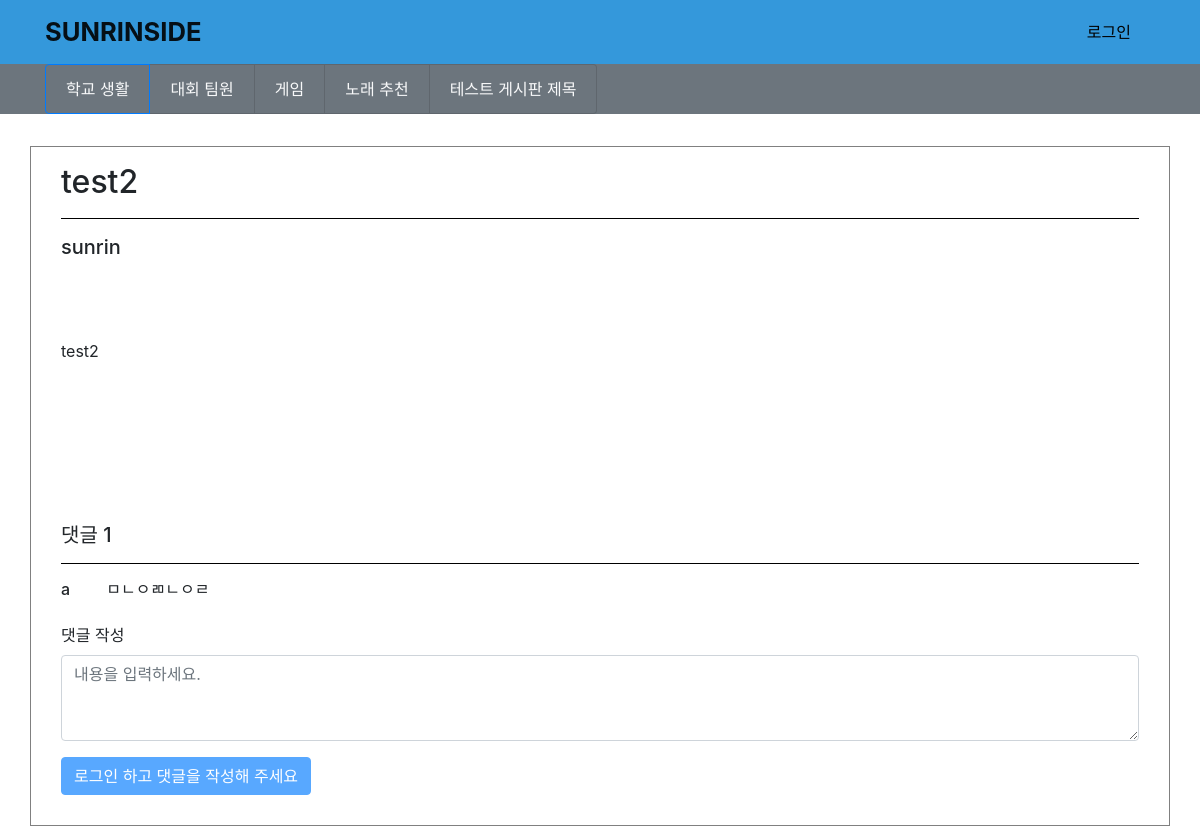
The app's page /1/3/ with its own data.
### bbs/models.py (models this page shows, shortened)
class Board(models.Model):
  creator = models.ForeignKey(auth.get_user_model(), on_delete=models.CASCADE)
  title = models.CharField(max_length=100)
  description = models.CharField(max_length=200)
  created_date = models.DateTimeField(default=timezone.now)

class Article(models.Model):
  author = models.ForeignKey(auth.get_user_model(), on_delete=models.CASCADE)
  board = models.ForeignKey(Board, on_delete=models.CASCADE)
  title = models.CharField(max_length=100)
  text = models.CharField(max_length=1000)
  created_date = models.DateTimeField(default=timezone.now)

class Comment(models.Model):
  author = models.ForeignKey(auth.get_user_model(), on_delete=models.CASCADE)
  article = models.ForeignKey(Article, on_delete=models.CASCADE)
  text = models.CharField(max_length=200)
  created_date = models.DateTimeField(default=timezone.now)

### bbs/views.py (the view)
# urls.py: path('<int:board_id>/<int:article_id>/', bbs.views.article, name='article'),
def article(request, board_id, article_id):
  if request.method == "GET":
    article = Article.objects.filter(id=article_id)[0]
    comments = Comment.objects.filter(article=article)
    context = { 'article': article, 'comments': comments, 'boards': Board.objects.order_by('id'), 'board_id': board_id }
    return render(request, 'article.html', context)

### templates/article.html (shortened to what this page needs)
<!DOCTYPE html>
<html lang="en" style="height: 100%;">
<head>
    <link rel="stylesheet" href="https://stackpath.bootstrapcdn.com/bootstrap/4.3.1/css/bootstrap.min.css"
>
</head>
<body style="height: 100%">
    <nav class="navbar navbar-expand-lg navbar-light" style="background-color: rgb(52, 152, 219);">
        <div class="container">
            <a class="navbar-brand" href="/" style="font-weight: bold; font-size: 1.6rem;">SUNRINSIDE</a>
            <ul class="navbar-nav">
                {% if user.is_authenticated %}
                <li class="navbar-item">
                    <a href="{% url 'signout' %}" style="color:black; text-decoration: none;">로그아웃</a>
                </li>
                {% else %}
                <li class="navbar-item mr-4">
                    <a href="{% url 'signin' %}" style="color:black; text-decoration: none;">로그인</a>
                </li>
                {% endif %}
            </ul>
        </div>
    </nav>
    <div class="container-fluid bg-secondary">
        <div class="container">
            <ul class="list-group list-group-horizontal">
                {% for board in boards %}
                {% if board.id == board_id %}
                <li class="list-group-item bg-secondary active"><a href="{% url 'board' board.id %}"
                        class="text-light">{{ board.title }}</a></li>
                {% else %}
                <li class="list-group-item bg-secondary"><a href="{% url 'board' board.id %}"
                        class="text-light">{{ board.title }}</a></li>
                {% endif %}
                {% endfor %}
            </ul>
        </div>
    </div>
    <div class="container" style="border: solid 1px gray; margin-top:2rem;height: 85%;">
        <div class="container" style="margin-top:1rem;">
            <h2 class="">
                {{ article.title }}
            </h2>
            <hr style="border-color:black !important;">
            <h5>{{ article.author }}</h5>
        </div>
        <div class="container" style="margin-top:5rem;margin-bottom: 10rem;">
            <p>{{ article.text }}</p>
        </div>
        <div class="container">
            <h5>댓글
                <p style="display: inline" name="comment_num">{{ comments|length }}</p>
            </h5>
            <hr style="border-color:black !important;">
            {% for comment in comments %}
            <h6 class="mb-4">{{ comment.author }}
                <p style="display:inline;margin-left:2rem;">{{ comment.text }}</p>
            </h6>
            {% endfor %}
            <form method="POST" action="{% url 'add_comment' %}">
                <div class="form-group">
                    <label for="comment_textarea">댓글 작성</label>
                    <textarea cols="10" placeholder="내용을 입력하세요." name="text" class="form-control" rows="3" id="comment_textarea"></textarea>
                </div>
                {% if user.is_authenticated %}
                    <button type="submit" class="btn btn-primary">작성</button>
                {% else %}
                    <button type="submit" class="btn btn-primary" disabled>로그인 하고 댓글을 작성해 주세요</button>
                {% endif %}
            </form>
        </div>
    </div>
</body>
</html>

### records on screen
Board: title "학교 생활"
Board: title "대회 팀원"
Board: title "게임"
Board: title "노래 추천"
Board: title "테스트 게시판 제목"
Article: title "test2", author "sunrin", text "test2"
Comment: author "a", text "ㅁㄴㅇㄻㄴㅇㄹ"

### other values on screen
{{ comments|length }} "1"
